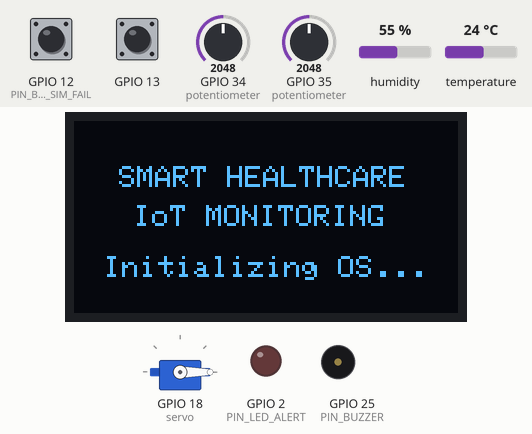
Recording of a program running on a simulated ESP32. Shown: servo, 128×64 one-colour display, output pins drawn as LEDs (lit = HIGH), buzzer (waves = sounding). Dashed ring = blinking. The inputs (shaded band) are chosen by the test bench; at power-on: GPIO 35 (potentiometer) = 2048, GPIO 12 (PIN_BTN_SIM_FAIL) HIGH, GPIO 34 (potentiometer) = 2048, GPIO 13 HIGH, humidity 55 %, temperature 24 °C. WiFi joins after 1.5 s; servers stay silent unless stated; random numbers use the default seed unless the program sets one; no MQTT or app messages arrive unless stated; what the program prints to the serial monitor is not drawn.

Above: at 0.6 s.
1.7 s: GPIO 35 (potentiometer) set to 1228
At 1.85 s:
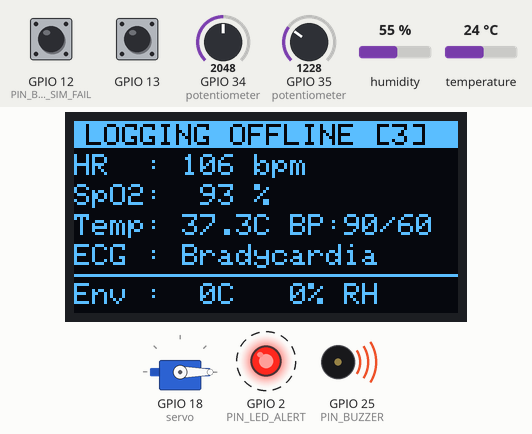
3.5 s: GPIO 12 (PIN_BTN_SIM_FAIL) pulled LOW for 0.15 s
At 3.9 s:
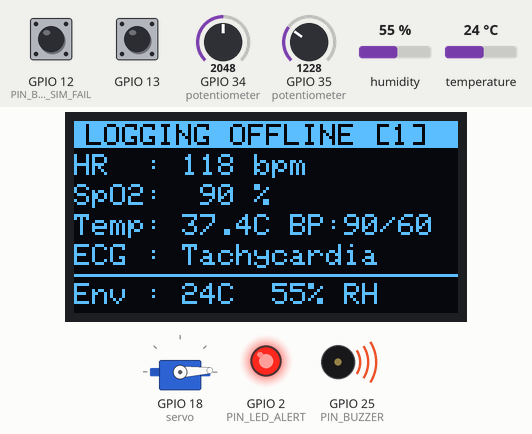
4.2 s: GPIO 12 (PIN_BTN_SIM_FAIL) pulled LOW for 1 s
6.7 s: GPIO 34 (potentiometer) set to 1228
10.5 s: GPIO 35 (potentiometer) set to 3972
At 15.0 s:
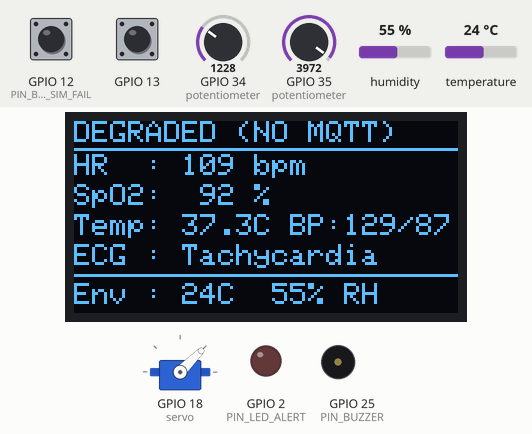
15.5 s: GPIO 34 (potentiometer) set to 2017
At 21.5 s:
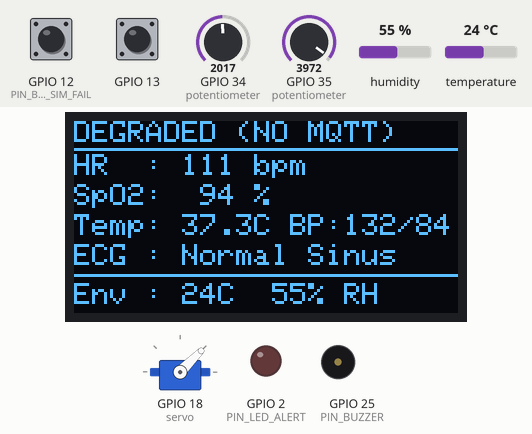
22.0 s: GPIO 34 (potentiometer) set to 2085
At 24.6 s:
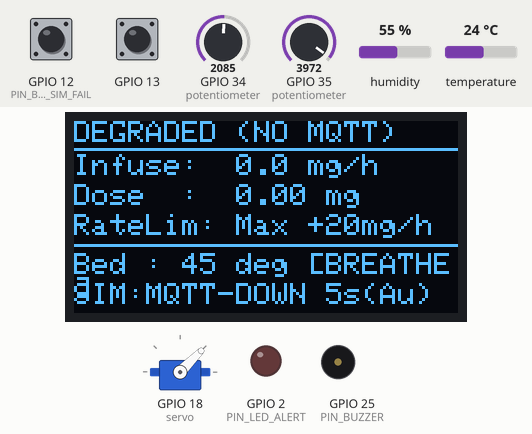
Timing chart, 0 to 30.6 s (numbered marks = the images above; inputs shaded):
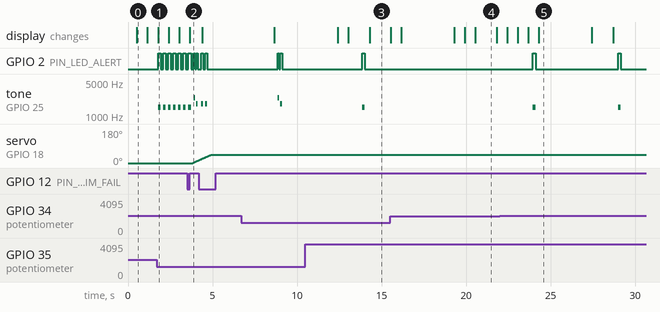

Measured:
- the behaviour switches between 2047 and 2048 on GPIO 34 (potentiometer) (found by bisection; images 4 and 5)
- after the input at 22.0 s, GPIO 2 (PIN_LED_ALERT): alternates HIGH for 0.15 s and LOW for 4.9 s, starting after 2.0 s; tone on GPIO 25 (PIN_BUZZER): alternates 1500 Hz for 0.15 s and silent for 4.9 s, starting after 2.0 s
- what the display in image 0 shows lasts 0.7 s, from 0.5 s to 1.2 s
- what the display in image 4 shows lasts 1.3 s, from 20.5 s to 21.8 s

The program:

main.cpp
```cpp
/**
 * main.cpp  -  ESP32 Smart Healthcare IoT Monitor.
 *
 * Implements FreeRTOS Concurrent System Architecture:
 *   1. SupervisorTask     (Priority 5) - Hardware Watchdog (TWDT) feeder & task health monitor
 *   2. AlertTask          (Priority 4) - Non-blocking LED strobes & passive buzzer frequencies
 *   3. MedicationTask     (Priority 4) - 1-second numerical integration of delivered drug dose
 *   4. BedControlTask     (Priority 3) - Smooth PWM servo stepping & preset controller
 *   5. SensorTask         (Priority 3) - Acquires ADC pots, vitals classification, adaptive rate
 *   6. WiFiTask           (Priority 3) - STA connection, exponential backoff (1s->32s), failure detection
 *   7. MQTTTask           (Priority 3) - Dual-role publisher, command receiver, offline ring buffer
 *   8. EnvTask            (Priority 2) - DHT22 room temperature/humidity & O2/AQI bounded drift
 *   9. BpTask             (Priority 2) - Blood pressure simulation derived from heart rate
 *  10. EcgTask            (Priority 2) - ECG rhythm classification
 *  11. DisplayTask        (Priority 2) - SSD1306 OLED rendering, multi-page rotation, alerts overlay
 */

#include <Arduino.h>
#include <freertos/FreeRTOS.h>
#include <freertos/task.h>
#include <freertos/queue.h>
#include <freertos/semphr.h>
#include <freertos/event_groups.h>

#include "config.h"
#include "shared_types.h"
#include "alert_task.h"
#include "bed_task.h"
#include "medication_task.h"
#include "sensor_task.h"
#include "display_task.h"
#include "wifi_manager.h"
#include "mqtt_task.h"
#include "supervisor_task.h"
#include "env_task.h"
#include "bp_task.h"
#include "ecg_task.h"
#include "conn_state.h"

// ─────────────────────────────────────────────────────────────────────────────
//  GLOBAL FREERTOS HANDLES (declared extern in shared_types.h)
// ─────────────────────────────────────────────────────────────────────────────
QueueHandle_t      xSensorDataQueue  = nullptr;
QueueHandle_t      xDisplayMsgQueue  = nullptr;
QueueHandle_t      xAlertQueue       = nullptr;
QueueHandle_t      xBedCmdQueue      = nullptr;
QueueHandle_t      xSamplingCmdQueue = nullptr;

SemaphoreHandle_t  xSyncRequestSem   = nullptr;
SemaphoreHandle_t  xI2CMutex         = nullptr;
SemaphoreHandle_t  xSharedStateMutex = nullptr;
EventGroupHandle_t xTaskHealthBits   = nullptr;

// Shared system state (protected by xSharedStateMutex)
SystemState_t g_systemState = {
    .connState         = CONN_OFFLINE,
    .wifiConnected     = false,
    .mqttConnected     = false,
    .simMode           = SIM_NONE,
    .lastMqttPublishMs = 0,
    .lastReading       = {},
    .medication        = {
        .currentRateMgHr      = 0.0f,
        .pendingRateMgHr      = 0.0f,
        .requiresConfirmation = false,
        .totalDeliveredMg     = 0.0f,
        .lastIntegralMs       = 0,
        .safetyLevel          = STATUS_NORMAL
    },
    .bed               = {
        .currentAngle = 0,
        .targetAngle  = 0,
        .mode         = BED_MODE_MANUAL,  // Boot in MANUAL at 0 degrees
        .isMoving     = false
    },
    .sampling          = {
        .intervalMs = 15000,
        .isAutoMode = true
    },
    .offlineBufferCount= 0,
    .systemHealthy     = true,
    .lastHealthReason  = {'O', 'K', '\0'}
};

// ─────────────────────────────────────────────────────────────────────────────
//  Simulate failure button toggle (3-mode cycle) with 50ms debounce
//  Cycle: SIM_NONE -> SIM_WIFI_DOWN (OFFLINE) -> SIM_MQTT_DOWN (DEGRADED) -> SIM_NONE
// ─────────────────────────────────────────────────────────────────────────────
static bool          s_btnLastState   = HIGH;
static SimFailMode_t s_simMode        = SIM_NONE;
static uint32_t      s_lastDebounceMs = 0;

static const char* simModeName(SimFailMode_t m) {
    switch (m) {
        case SIM_WIFI_DOWN: return "SIM_WIFI_DOWN (-> OFFLINE)";
        case SIM_MQTT_DOWN: return "SIM_MQTT_DOWN (-> DEGRADED)";
        default:            return "SIM_NONE (-> ONLINE)";
    }
}

static void pollSimFailButton(void) {
    bool btnNow = digitalRead(PIN_BTN_SIM_FAIL);

    if (s_btnLastState == HIGH && btnNow == LOW) {
        if (millis() - s_lastDebounceMs >= 50) {
            s_lastDebounceMs = millis();
            switch (s_simMode) {
                case SIM_NONE:      s_simMode = SIM_WIFI_DOWN; break;
                case SIM_WIFI_DOWN: s_simMode = SIM_MQTT_DOWN; break;
                default:            s_simMode = SIM_NONE;      break;
            }

            if (xSemaphoreTake(xSharedStateMutex, pdMS_TO_TICKS(50)) == pdTRUE) {
                g_systemState.simMode = s_simMode;
                xSemaphoreGive(xSharedStateMutex);
            }

            updateConnState();

            Serial.printf("[Main] Sim-fail button -> %s\n", simModeName(s_simMode));
        }
    }
    s_btnLastState = btnNow;
}

// ─────────────────────────────────────────────────────────────────────────────
//  setup()
// ─────────────────────────────────────────────────────────────────────────────
void setup(void) {
    Serial.begin(115200);
    delay(400);

    Serial.println("\n=======================================================");
    Serial.println("  ESP32 Smart Healthcare IoT Monitor - Final Firmware");
    Serial.println("=======================================================");
    Serial.printf("  Broker Prefix : %s\n", MQTT_TOPIC_PREFIX);
    Serial.printf("  Free Heap     : %u bytes\n", ESP.getFreeHeap());
    Serial.println("-------------------------------------------------------");

    // Configure simulate-failure button pin
    pinMode(PIN_BTN_SIM_FAIL, INPUT_PULLUP);

    // Create FreeRTOS Queues
    xSensorDataQueue  = xQueueCreate(SENSOR_QUEUE_DEPTH, sizeof(SensorData_t));
    xDisplayMsgQueue  = xQueueCreate(DISPLAY_QUEUE_DEPTH, sizeof(DisplayMessage_t));
    xAlertQueue       = xQueueCreate(1, sizeof(AlertPattern_t)); // mailbox
    xBedCmdQueue      = xQueueCreate(5, sizeof(BedCmd_t));
    xSamplingCmdQueue = xQueueCreate(SAMPLING_QUEUE_DEPTH, sizeof(SamplingCmd_t));

    // Create Binary Semaphore for offline flush signaling
    xSyncRequestSem   = xSemaphoreCreateBinary();

    // Create Mutexes
    xI2CMutex         = xSemaphoreCreateMutex();
    xSharedStateMutex = xSemaphoreCreateMutex();

    // Create Event Group
    xTaskHealthBits   = xEventGroupCreate();

    if (!xSensorDataQueue || !xDisplayMsgQueue || !xAlertQueue || !xBedCmdQueue ||
        !xSamplingCmdQueue || !xSyncRequestSem ||
        !xI2CMutex || !xSharedStateMutex || !xTaskHealthBits) {
        Serial.println("[FATAL] FreeRTOS resource allocation failed! System halted.");
        while (true) { delay(1000); }
    }

    Serial.println("[Main] FreeRTOS queues, semaphores & mutexes initialized successfully");

    // Initialize all modular tasks in priority order
    alert_task_init();       // Priority 4 - LED & Buzzer alarms
    medication_task_init();  // Priority 4 - Infusion rate & dosage integral
    bed_task_init();         // Priority 3 - Smooth Servo Bed control
    sensor_task_init();      // Priority 3 - Vitals & Adaptive sampling
    wifi_manager_init();     // Priority 3 - Wi-Fi & Exponential backoff
    mqtt_task_init();        // Priority 3 - Dual Dashboards, Commands & Offline Buffer
    env_task_init();         // Priority 2 - DHT22 + O2/AQI drift
    bp_task_init();          // Priority 2 - Blood pressure simulation
    ecg_task_init();         // Priority 2 - ECG rhythm classification
    display_task_init();     // Priority 2 - SSD1306 Multi-page OLED
    supervisor_task_init();  // Priority 5 - Watchdog supervisor (created last)

    Serial.println("[Main] All 11 FreeRTOS tasks initialized and running!");
    Serial.printf("[Main] Free heap after init: %u bytes\n", ESP.getFreeHeap());
}

// ─────────────────────────────────────────────────────────────────────────────
//  loop()
// ─────────────────────────────────────────────────────────────────────────────
void loop(void) {
    pollSimFailButton();
    delay(40);
}
```

alert_task.cpp
```cpp
/**
 * alert_task.cpp  -  Dedicated task for non-blocking LED and buzzer alarms.
 */

#include <Arduino.h>
#include "alert_task.h"
#include "config.h"
#include "shared_types.h"

TaskHandle_t xHandleAlert = nullptr;
static AlertPattern_t currentPattern = ALERT_NONE;
static uint32_t s_medCritLastTriggerMs = 0;

static int alertPriority(AlertPattern_t p) {
    switch (p) {
        case ALERT_MED_CRIT:      return 5;
        case ALERT_CRIT_VITALS:   return 4;
        case ALERT_OFFLINE_WIFI:  return 3;
        case ALERT_DEGRADED_MQTT: return 2;
        case ALERT_WARN_VITALS:   return 1;
        case ALERT_CHIRP:         return 0;
        default:                  return -1; // ALERT_NONE
    }
}

void alert_trigger(AlertPattern_t pattern) {
    if (xAlertQueue == nullptr) return;

    if (pattern == ALERT_MED_CRIT) {
        s_medCritLastTriggerMs = millis();
    }

    // ALERT_NONE never overwrites a pending non-NONE alert
    AlertPattern_t current = ALERT_NONE;
    xQueuePeek(xAlertQueue, &current, 0);
    if (alertPriority(pattern) <= alertPriority(current)) return;

    // Higher priority: overwrite
    xQueueOverwrite(xAlertQueue, &pattern);
}

static void playBeep(uint16_t freq, uint16_t durationMs) {
    tone(PIN_BUZZER, freq, durationMs);
    vTaskDelay(pdMS_TO_TICKS(durationMs));
    noTone(PIN_BUZZER);
}

static void vAlertTask(void* pvParams) {
    (void)pvParams;

    pinMode(PIN_LED_ALERT, OUTPUT);
    pinMode(PIN_BUZZER, OUTPUT);
    digitalWrite(PIN_LED_ALERT, LOW);
    noTone(PIN_BUZZER);

    Serial.println("[Alert] Task started");

    while (true) {
        xEventGroupSetBits(xTaskHealthBits, BIT_ALERT_ALIVE);

        // Check if a new alert arrived
        AlertPattern_t newPattern;
        if (xQueueReceive(xAlertQueue, &newPattern, 0) == pdTRUE) {
            currentPattern = newPattern;
        }

        switch (currentPattern) {
            case ALERT_CHIRP:
                playBeep(2400, 60);
                currentPattern = ALERT_NONE;
                break;

            case ALERT_WARN_VITALS:
                digitalWrite(PIN_LED_ALERT, HIGH);
                playBeep(1500, 150);
                digitalWrite(PIN_LED_ALERT, LOW);
                vTaskDelay(pdMS_TO_TICKS(150));
                currentPattern = ALERT_NONE;
                break;

            case ALERT_CRIT_VITALS:
                // Alarm pattern: dual tone pulse + LED flash
                digitalWrite(PIN_LED_ALERT, HIGH);
                playBeep(2400, 100);
                digitalWrite(PIN_LED_ALERT, LOW);
                vTaskDelay(pdMS_TO_TICKS(50));
                digitalWrite(PIN_LED_ALERT, HIGH);
                playBeep(1800, 100);
                digitalWrite(PIN_LED_ALERT, LOW);
                noTone(PIN_BUZZER);
                currentPattern = ALERT_NONE;
                break;

            case ALERT_MED_CRIT: {
                // Medication > 80 mg/hr safety alarm: rapid 4-blink/s pattern with latching
                for (int b = 0; b < 2; b++) {
                    xEventGroupSetBits(xTaskHealthBits, BIT_ALERT_ALIVE);
                    digitalWrite(PIN_LED_ALERT, HIGH);
                    tone(PIN_BUZZER, 3000, 80);
                    vTaskDelay(pdMS_TO_TICKS(80));
                    xEventGroupSetBits(xTaskHealthBits, BIT_ALERT_ALIVE);
                    digitalWrite(PIN_LED_ALERT, LOW);
                    noTone(PIN_BUZZER);
                    vTaskDelay(pdMS_TO_TICKS(120));
                }
                noTone(PIN_BUZZER);

                // Latch: if re-triggered or last trigger was within 1500ms, stay in MED_CRIT
                AlertPattern_t peek = ALERT_NONE;
                if (xQueuePeek(xAlertQueue, &peek, 0) == pdTRUE && peek == ALERT_MED_CRIT) {
                    xQueueReceive(xAlertQueue, &peek, 0);
                    currentPattern = ALERT_MED_CRIT;
                } else if (millis() - s_medCritLastTriggerMs < 1500) {
                    currentPattern = ALERT_MED_CRIT;
                } else {
                    currentPattern = ALERT_NONE;
                }
                break;
            }

            case ALERT_OFFLINE_WIFI:
                // 3 long beeps for Wi-Fi disconnection (with heartbeats)
                for (int i = 0; i < 3; i++) {
                    xEventGroupSetBits(xTaskHealthBits, BIT_ALERT_ALIVE);
                    digitalWrite(PIN_LED_ALERT, HIGH);
                    tone(PIN_BUZZER, 1000, 300);
                    vTaskDelay(pdMS_TO_TICKS(300));
                    xEventGroupSetBits(xTaskHealthBits, BIT_ALERT_ALIVE);
                    noTone(PIN_BUZZER);
                    digitalWrite(PIN_LED_ALERT, LOW);
                    vTaskDelay(pdMS_TO_TICKS(200));
                }
                currentPattern = ALERT_NONE;
                break;

            case ALERT_DEGRADED_MQTT:
                // 2 short beeps for MQTT loss (with heartbeats)
                for (int i = 0; i < 2; i++) {
                    xEventGroupSetBits(xTaskHealthBits, BIT_ALERT_ALIVE);
                    digitalWrite(PIN_LED_ALERT, HIGH);
                    tone(PIN_BUZZER, 1800, 120);
                    vTaskDelay(pdMS_TO_TICKS(120));
                    xEventGroupSetBits(xTaskHealthBits, BIT_ALERT_ALIVE);
                    noTone(PIN_BUZZER);
                    digitalWrite(PIN_LED_ALERT, LOW);
                    vTaskDelay(pdMS_TO_TICKS(120));
                }
                currentPattern = ALERT_NONE;
                break;

            case ALERT_NONE:
            default:
                digitalWrite(PIN_LED_ALERT, LOW);
                noTone(PIN_BUZZER);
                vTaskDelay(pdMS_TO_TICKS(100));
                break;
        }
    }
}

void alert_task_init(void) {
    xTaskCreatePinnedToCore(
        vAlertTask,
        "AlertTask",
        STACK_ALERT,
        nullptr,
        PRIORITY_ALERT,
        &xHandleAlert,
        1
    );
}
```

alert_task.h
```cpp
#pragma once

#include "shared_types.h"

void alert_task_init(void);
void alert_trigger(AlertPattern_t pattern);
```

bed_task.h
```cpp
#pragma once

#include "shared_types.h"

void bed_task_init(void);
bool bed_set_angle(int angle);
bool bed_set_preset(BedPreset_t preset);
```

bp_task.cpp
```cpp
/**
 * bp_task.cpp - Blood Pressure simulation task.
 * Derives BP from HR with added noise. Runs at priority 2.
 */

#include <Arduino.h>
#include <math.h>
#include "bp_task.h"
#include "config.h"
#include "shared_types.h"
#include "task_utils.h"

TaskHandle_t xHandleBp = nullptr;

static void vBpTask(void* pvParams) {
    (void)pvParams;
    Serial.println("[BP] Blood Pressure Task started");

    while (true) {
        xEventGroupSetBits(xTaskHealthBits, BIT_BP_ALIVE);

        float hr = 75.0f;
        bool forceAbnormal = false;
        if (xSemaphoreTake(xSharedStateMutex, pdMS_TO_TICKS(20)) == pdTRUE) {
            hr = g_systemState.lastReading.heartRate;
            forceAbnormal = g_systemState.lastReading.forceAbnormal;
            xSemaphoreGive(xSharedStateMutex);
        }

        int bpSys, bpDia;
        if (forceAbnormal) {
            bpSys = 160 + random(-5, 6);
            bpDia = 102 + random(-3, 4);
        } else {
            // Derive from HR with ±3 mmHg noise
            bpSys = 115 + (int)((hr - 70.0f) * 0.40f) + random(-3, 4);
            bpDia = 75  + (int)((hr - 70.0f) * 0.22f) + random(-3, 4);
            // Clamp to physiological range
            if (bpSys < 90)  bpSys = 90;
            if (bpSys > 180) bpSys = 180;
            if (bpDia < 60)  bpDia = 60;
            if (bpDia > 120) bpDia = 120;
        }

        if (xSemaphoreTake(xSharedStateMutex, pdMS_TO_TICKS(50)) == pdTRUE) {
            g_systemState.lastReading.bpSys = bpSys;
            g_systemState.lastReading.bpDia = bpDia;
            xSemaphoreGive(xSharedStateMutex);
        }

        taskSleepWithHeartbeat(4000, BIT_BP_ALIVE); // 4s BP sample
    }
}

void bp_task_init(void) {
    xTaskCreatePinnedToCore(
        vBpTask,
        "BpTask",
        STACK_BP,
        nullptr,
        PRIORITY_BP,
        &xHandleBp,
        1
    );
}
```

bp_task.h
```cpp
/**
 * bp_task.h - Blood Pressure monitoring task declaration.
 */

#pragma once

void bp_task_init(void);
```

conn_state.cpp
```cpp
/**
 * conn_state.cpp  -  Central connection state arbiter implementation.
 */

#include <Arduino.h>
#include "conn_state.h"
#include "shared_types.h"

void updateConnState(void) {
    if (xSemaphoreTake(xSharedStateMutex, pdMS_TO_TICKS(100)) == pdTRUE) {
        SimFailMode_t mode   = g_systemState.simMode;
        bool          wifiUp = g_systemState.wifiConnected;
        bool          mqttUp = g_systemState.mqttConnected;
        bool          healthy = g_systemState.systemHealthy;
        uint32_t      heap   = ESP.getFreeHeap();

        if (mode == SIM_WIFI_DOWN || !wifiUp) {
            g_systemState.connState = CONN_OFFLINE;
        } else if (mode == SIM_MQTT_DOWN || !mqttUp || !healthy || heap < 20480) {
            g_systemState.connState = CONN_DEGRADED;
        } else {
            g_systemState.connState = CONN_ONLINE;
        }
        xSemaphoreGive(xSharedStateMutex);
    }
}
```

conn_state.h
```cpp
/**
 * conn_state.h  -  Central connection state arbiter.
 */

#pragma once

#include "shared_types.h"

// Computes and updates g_systemState.connState based on WiFi, MQTT,
// simulation mode, system health, and free heap.
void updateConnState(void);
```

display_task.h
```cpp
/**
 * display_task.h  -  OLED display task declaration.
 */

#pragma once

#include <Arduino.h>

// Initialise the SSD1306 OLED and create the display FreeRTOS task.
void display_task_init(void);

// Push a one-liner status update to the display queue from any task.
void display_post_status(const char* statusLine);

// Push a multi-line alert overlay to the display queue.
void display_post_alert(const char* l1, const char* l2, const char* l3, uint32_t durationMs);
```

ecg_task.h
```cpp
/**
 * ecg_task.h - ECG rhythm classification task declaration.
 */

#pragma once

void ecg_task_init(void);
```

env_task.h
```cpp
/**
 * env_task.h - Environmental monitoring task declaration.
 */

#pragma once

void env_task_init(void);
```

medication_task.h
```cpp
#pragma once

#include "shared_types.h"

void medication_task_init(void);
bool medication_request_rate(float rate, char* outReason, size_t reasonSize);
bool medication_confirm(char* outMsg, size_t msgSize);
```

Source omitted: bed_task.cpp (7277 bytes), display_task.cpp (8983 bytes), ecg_task.cpp (1689 bytes), env_task.cpp (2765 bytes), medication_task.cpp (6252 bytes), mqtt_task.cpp (27286 bytes), mqtt_task.h (545 bytes), sensor_task.cpp (11350 bytes), sensor_task.h (482 bytes), shared_types.h (5860 bytes), supervisor_task.cpp (6012 bytes), supervisor_task.h (766 bytes) and 4 more
